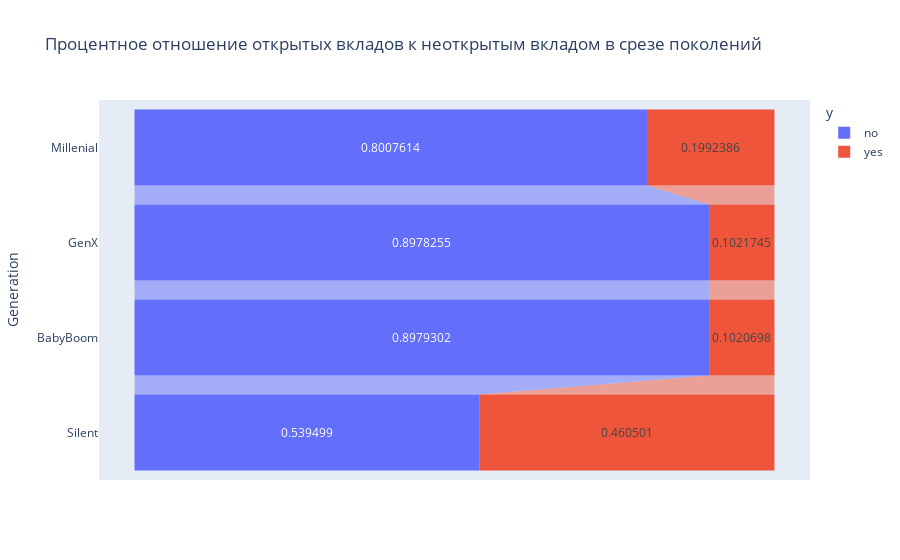

The code cell stored with this chart in its notebook:
### Markdown cell above
Построим граффик процентных значений, тех кто открыл в банке вклад, или был в контакте с банком и не открыл вкад, в разрезе поколений.

### Code cell
fig = px.funnel(ct_gg_g.stack().reset_index(), x=0, y='Generation', color='y', title = "Процентное отношение открытых вкладов к неоткрытым вкладом в срезе поколений")
fig.show()

### Figure 1 — Plotly figure (JSON) as saved in the notebook; plotly's stock layout.template omitted (floating-point values rounded to 4 significant figures)
{"data": [{"hovertemplate": "y=no<br>0=%{x}<br>Generation=%{y}<extra></extra>", "legendgroup": "no", "marker": {"color": "#636efa"}, "name": "no", "orientation": "h", "showlegend": true, "type": "funnel", "x": [0.8008, 0.8978, 0.8979, 0.5395], "xaxis": "x", "y": ["Millenial", "GenX", "BabyBoom", "Silent"], "yaxis": "y"}, {"hovertemplate": "y=yes<br>0=%{x}<br>Generation=%{y}<extra></extra>", "legendgroup": "yes", "marker": {"color": "#EF553B"}, "name": "yes", "orientation": "h", "showlegend": true, "type": "funnel", "x": [0.1992, 0.1022, 0.1021, 0.4605], "xaxis": "x", "y": ["Millenial", "GenX", "BabyBoom", "Silent"], "yaxis": "y"}], "layout": {"legend": {"title": {"text": "y"}, "tracegroupgap": 0}, "title": {"text": "Процентное отношение открытых вкладов к неоткрытым вкладом в срезе поколений"}, "xaxis": {"anchor": "y", "domain": [0, 1], "title": {"text": "0"}}, "yaxis": {"anchor": "x", "domain": [0, 1], "title": {"text": "Generation"}}}}
